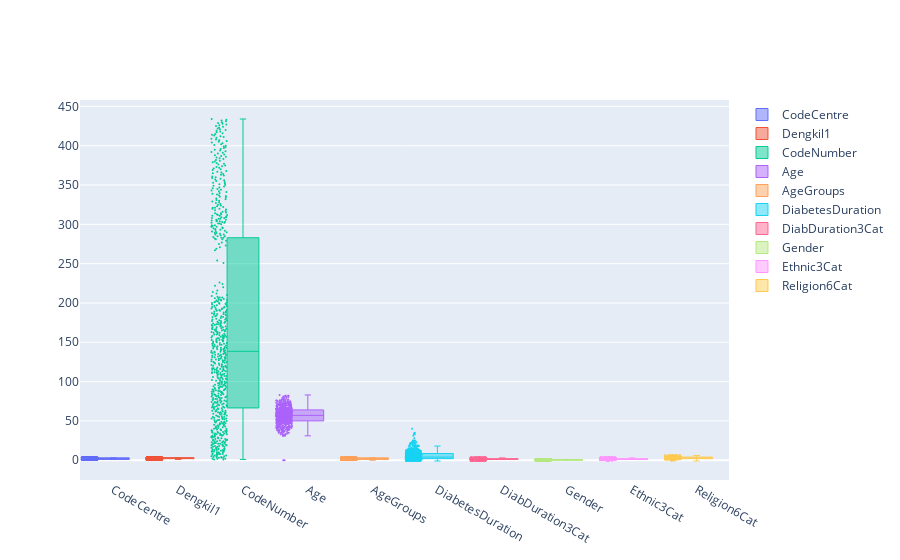

Write notebook code for a chart like this one.
### Markdown cell above
特征太多了看不清我们挑一部分

### Code cell
import plotly.graph_objects as go

x_data = list(name)


# colors = ['rgba(93, 164, 214, 0.5)', 'rgba(255, 144, 14, 0.5)', 'rgba(44, 160, 101, 0.5)',
#           'rgba(255, 65, 54, 0.5)', 'rgba(207, 114, 255, 0.5)', 'rgba(127, 96, 0, 0.5)']
fig = go.Figure()
for i in range(0,10):
        fig.add_trace(go.Box(
            y=data.iloc[:,i],
            name=x_data[i],
            boxpoints='all',
            jitter=0.5,
            whiskerwidth=0.2,
            marker_size=2,
            line_width=1)
        )
fig.show()

### Figure 1 — Plotly figure (JSON) as saved in the notebook; plotly's stock layout.template omitted (floating-point values rounded to 4 significant figures; data arrays with more than 128 entries replaced by an {"elided": "..."} marker saying what was removed)
{"data": [{"boxpoints": "all", "jitter": 0.5, "line": {"width": 1}, "marker": {"size": 2}, "name": "CodeCentre", "type": "box", "whiskerwidth": 0.2, "y": {"elided": "700 int values"}}, {"boxpoints": "all", "jitter": 0.5, "line": {"width": 1}, "marker": {"size": 2}, "name": "Dengkil1", "type": "box", "whiskerwidth": 0.2, "y": {"elided": "700 int values"}}, {"boxpoints": "all", "jitter": 0.5, "line": {"width": 1}, "marker": {"size": 2}, "name": "CodeNumber", "type": "box", "whiskerwidth": 0.2, "y": {"elided": "700 int values"}}, {"boxpoints": "all", "jitter": 0.5, "line": {"width": 1}, "marker": {"size": 2}, "name": "Age", "type": "box", "whiskerwidth": 0.2, "y": {"elided": "700 int values"}}, {"boxpoints": "all", "jitter": 0.5, "line": {"width": 1}, "marker": {"size": 2}, "name": "AgeGroups", "type": "box", "whiskerwidth": 0.2, "y": {"elided": "700 int values"}}, {"boxpoints": "all", "jitter": 0.5, "line": {"width": 1}, "marker": {"size": 2}, "name": "DiabetesDuration", "type": "box", "whiskerwidth": 0.2, "y": {"elided": "700 mixed values"}}, {"boxpoints": "all", "jitter": 0.5, "line": {"width": 1}, "marker": {"size": 2}, "name": "DiabDuration3Cat", "type": "box", "whiskerwidth": 0.2, "y": {"elided": "700 mixed values"}}, {"boxpoints": "all", "jitter": 0.5, "line": {"width": 1}, "marker": {"size": 2}, "name": "Gender", "type": "box", "whiskerwidth": 0.2, "y": {"elided": "700 int values"}}, {"boxpoints": "all", "jitter": 0.5, "line": {"width": 1}, "marker": {"size": 2}, "name": "Ethnic3Cat", "type": "box", "whiskerwidth": 0.2, "y": {"elided": "700 mixed values"}}, {"boxpoints": "all", "jitter": 0.5, "line": {"width": 1}, "marker": {"size": 2}, "name": "Religion6Cat", "type": "box", "whiskerwidth": 0.2, "y": {"elided": "700 mixed values"}}], "layout": {}}
